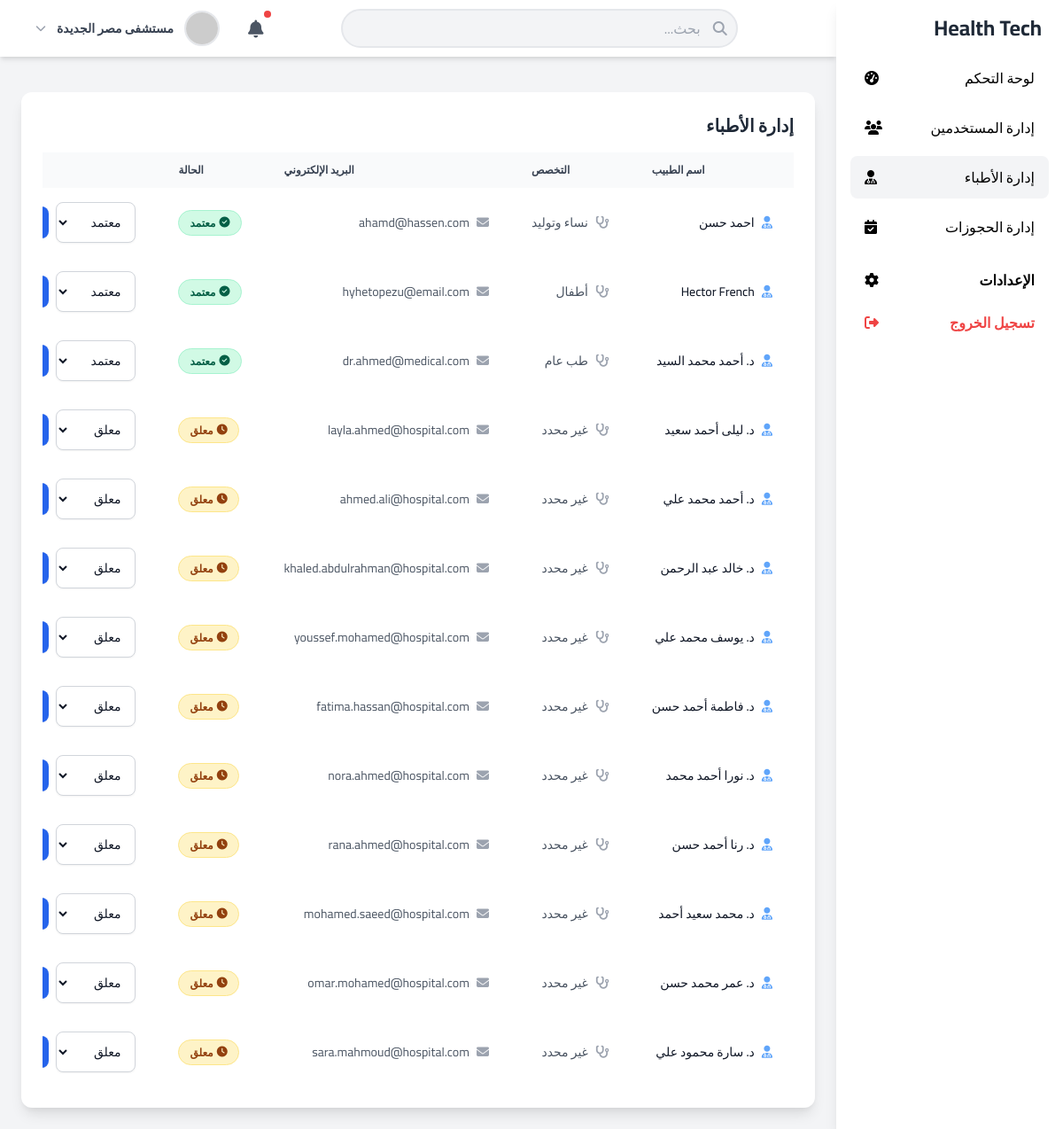
Screenshot of /admin/manage_doctors.php (signed in) with the database file from the repository.
### tables this page shows
CREATE TABLE `doctors` (
  `id` int(11) NOT NULL,
  `full_name` varchar(100) NOT NULL,
  `specialty_id` int(11) DEFAULT NULL,
  `clinic_id` int(11) DEFAULT NULL,
  `hospital_id` int(11) DEFAULT NULL,
  `department_id` int(11) DEFAULT NULL,
  `phone` varchar(20) DEFAULT NULL,
  `email` varchar(100) DEFAULT NULL,
  `experience_years` int(11) DEFAULT NULL,
  `education` text DEFAULT NULL,
  `image` varchar(200) DEFAULT NULL,
  `rating` decimal(3,2) DEFAULT 0.00,
  `is_active` tinyint(1) DEFAULT 1,
  `consultation_fee` decimal(10,2) DEFAULT 0.00,
  `bio` text DEFAULT NULL,
  `created_at` timestamp NOT NULL DEFAULT current_timestamp(),
  `user_id` int(11) NOT NULL,
  `calculated_rating` decimal(3,2) DEFAULT 0.00 COMMENT 'Calculated average rating',
  `total_ratings` int(11) DEFAULT 0 COMMENT 'Total number of ratings'
);

CREATE TABLE `users` (
  `id` int(11) NOT NULL,
  `username` varchar(50) NOT NULL,
  `email` varchar(100) NOT NULL,
  `password` varchar(255) NOT NULL,
  `is_active` tinyint(1) DEFAULT 1,
  `full_name` varchar(100) NOT NULL,
  `name` varchar(100) DEFAULT NULL,
  `phone` varchar(20) DEFAULT NULL,
  `specialty` varchar(100) DEFAULT 'طب عام',
  `oncall_status` enum('available','unavailable') DEFAULT 'available',
  `profile_image` varchar(255) DEFAULT NULL,
  `date_of_birth` date DEFAULT NULL,
  `gender` enum('male','female') NOT NULL,
  `role` enum('patient','doctor','hospital','admin') DEFAULT 'patient',
  `city_id` int(11) DEFAULT NULL,
  `insurance_provider` varchar(100) DEFAULT NULL,
  `insurance_number` varchar(50) DEFAULT NULL,
  `created_at` timestamp NOT NULL DEFAULT current_timestamp(),
  `updated_at` timestamp NOT NULL DEFAULT current_timestamp() ON UPDATE current_timestamp(),
  `user_type` varchar(50) NOT NULL DEFAULT 'user',
  `verification_code` varchar(6) DEFAULT NULL,
  `is_verified` tinyint(1) DEFAULT 0
);

CREATE TABLE `specialties` (
  `id` int(11) NOT NULL,
  `name` varchar(100) NOT NULL,
  `description` text DEFAULT NULL,
  `icon` varchar(100) DEFAULT NULL
);

### includes/functions.php (called while the page is built, shortened)
<?php
function get_all_doctors_with_details($pdo)
{
    $sql = "SELECT
                u.id as user_id,
                u.full_name,
                u.email,
                u.phone,
                u.created_at,
                d.id as doctor_id,
                d.specialty_id,
                s.name as specialization,
                d.is_active,
                d.rating,
                d.consultation_fee,
                CASE
                    WHEN d.id IS NULL THEN 'pending'
                    WHEN d.is_active = 1 THEN 'approved'
                    ELSE 'suspended'
                END as status
            FROM users u
            LEFT JOIN doctors d ON u.id = d.user_id
            LEFT JOIN specialties s ON d.specialty_id = s.id
            WHERE u.user_type = 'doctor' OR u.role = 'doctor'
            ORDER BY d.is_active DESC, u.created_at DESC";
    $stmt = $pdo->prepare($sql);
    $stmt->execute();
    return $stmt->fetchAll(PDO::FETCH_ASSOC);
}

### admin/manage_doctors.php (the view, shortened to what this page needs)
<?php
require_once '../includes/functions.php';
$db = new Database();
$conn = $db->getConnection();
$doctors = get_all_doctors_with_details($conn);
$page_title = "إدارة الأطباء";
?>
<!DOCTYPE html>
<html lang="ar" dir="rtl">
<head>
    <link href="https://cdn.jsdelivr.net/npm/tailwindcss@2.2.19/dist/tailwind.min.css" rel="stylesheet">
    <link rel="stylesheet" href="https://cdnjs.cloudflare.com/ajax/libs/font-awesome/6.4.0/css/all.min.css">
</head>
<body class="bg-gray-100">
<div class="flex h-screen">
    <?php include '../includes/dashboard_sidebar.php'; ?>
    <div class="flex-1 flex flex-col overflow-hidden lg:mr-64">
        <?php include '../includes/dashboard_header.php'; ?>
        <main class="flex-1 overflow-x-hidden overflow-y-auto bg-gray-100 p-6">
            <div class="container mx-auto">
                <div class="bg-white rounded-xl shadow-lg p-6">
                    <h3 class="text-xl font-bold text-gray-800 mb-4"><?php echo $page_title; ?></h3>
                    <div class="overflow-x-auto">
                        <table class="w-full text-sm text-left text-gray-500">
                            <thead class="text-xs text-gray-700 uppercase bg-gray-50">
                                <tr>
                                    <th scope="col" class="px-6 py-3">اسم الطبيب</th>
                                    <th scope="col" class="px-6 py-3">التخصص</th>
                                    <th scope="col" class="px-6 py-3">البريد الإلكتروني</th>
                                    <th scope="col" class="px-6 py-3">الحالة</th>
                                    <th scope="col" class="px-6 py-3">الإجراءات</th>
                                </tr>
                            </thead>
                            <tbody>
                                <?php if (!empty($doctors)):
                                    foreach ($doctors as $doctor):
                                        $status = $doctor['status'] ?? 'pending';
                                        $status_map = [
                                            'approved' => [
                                                'text' => 'معتمد',
                                                'class' => 'text-green-800 bg-green-100 border border-green-200',
                                                'icon' => 'fa-check-circle'
                                            ],
                                            'pending'  => [
                                                'text' => 'معلق',
                                                'class' => 'text-yellow-800 bg-yellow-100 border border-yellow-200',
                                                'icon' => 'fa-clock'
                                            ],
                                            'suspended'=> [
                                                'text' => 'موقوف',
                                                'class' => 'text-red-800 bg-red-100 border border-red-200',
                                                'icon' => 'fa-ban'
                                            ]
                                        ];
                                        $status_info = $status_map[$status] ?? $status_map['pending'];
                                        $status_text = $status_info['text'];
                                        $status_class = $status_info['class'];
                                        $status_icon = $status_info['icon'];
                                ?>
                                        <tr class="bg-white border-b hover:bg-gray-50 transition-colors duration-150">
                                            <td class="px-6 py-4 font-medium text-gray-900 whitespace-nowrap">
                                                <div class="flex items-center">
                                                    <i class="fas fa-user-md text-blue-400 ml-2"></i>
                                                    <span><?php echo htmlspecialchars($doctor['full_name']); ?></span>
                                                </div>
                                            </td>
                                            <td class="px-6 py-4 whitespace-nowrap">
                                                <div class="flex items-center text-gray-600">
                                                    <i class="fas fa-stethoscope text-gray-400 ml-2"></i>
                                                    <span><?php echo htmlspecialchars($doctor['specialization'] ?? 'غير محدد'); ?></span>
                                                </div>
                                            </td>
                                            <td class="px-6 py-4 whitespace-nowrap">
                                                <div class="flex items-center text-gray-600">
                                                    <i class="fas fa-envelope text-gray-400 ml-2"></i>
                                                    <span><?php echo htmlspecialchars($doctor['email']); ?></span>
                                                </div>
                                            </td>
                                            <td class="px-6 py-4">
                                                <span class="px-3 py-1.5 text-xs font-semibold leading-tight rounded-full <?php echo $status_class; ?> inline-flex items-center">
                                                    <i class="fas <?php echo $status_icon; ?> ml-1"></i>
                                                    <?php echo htmlspecialchars($status_text); ?>
                                                </span>
                                            </td>
                                            <td class="px-6 py-4">
                                                <div class="flex items-center space-x-2 space-x-reverse gap-2">
                                                    <form method="POST" action="manage_doctors.php" class="flex items-center gap-2">
                                                        <select name="new_status" class="bg-white border border-gray-300 text-gray-900 text-sm rounded-lg focus:ring-2 focus:ring-blue-500 focus:border-blue-500 px-3 py-2 min-w-[140px] shadow-sm hover:border-gray-400 transition-colors">
                                                            <option value="approved" <?php if (isset($doctor['status']) && $doctor['status'] == 'approved') echo 'selected'; ?>>معتمد</option>
                                                            <option value="pending" <?php if (!isset($doctor['status']) || $doctor['status'] == 'pending') echo 'selected'; ?>>معلق</option>
                                                        </select>
                                                        <button type="submit" name="update_status" class="text-white bg-blue-600 hover:bg-blue-700 focus:ring-4 focus:ring-blue-300 font-medium rounded-lg text-sm px-4 py-2 transition-all duration-200 shadow-sm hover:shadow-md flex items-center gap-1">
                                                        </button>
                                                    </form>
                                                </div>
                                            </td>
                                        </tr>
                                <?php
                                    endforeach;
                                endif; ?>
                            </tbody>
                        </table>
                    </div>
                </div>
            </div>
        </main>
    </div>
</div>
</body>
</html>

### admin/manage_doctors.php (style rules this page uses)
body { font-family: 'Cairo', sans-serif; }
table { border-collapse: separate; border-spacing: 0; }
thead th { position: sticky; top: 0; z-index: 10; }
tbody tr { transition: all 0.2s ease; }

### rows the page displays
doctors: user.full_name "احمد حسن", specialty.name "نساء وتوليد", user.email "ahamd@hassen.com", status_text "معتمد"
doctors: user.full_name "Hector French", specialty.name "أطفال", user.email "hyhetopezu@email.com", status_text "معتمد"
doctors: user.full_name "د. أحمد محمد السيد", specialty.name "طب عام", user.email "dr.ahmed@medical.com", status_text "معتمد"
users: full_name "د. ليلى أحمد سعيد", specialization "غير محدد", email "layla.ahmed@hospital.com", status_text "معلق"
users: full_name "د. أحمد محمد علي", specialization "غير محدد", email "ahmed.ali@hospital.com", status_text "معلق"
users: full_name "د. خالد عبد الرحمن", specialization "غير محدد", email "khaled.abdulrahman@hospital.com", status_text "معلق"
users: full_name "د. يوسف محمد علي", specialization "غير محدد", email "youssef.mohamed@hospital.com", status_text "معلق"
users: full_name "د. فاطمة أحمد حسن", specialization "غير محدد", email "fatima.hassan@hospital.com", status_text "معلق"
users: full_name "د. نورا أحمد محمد", specialization "غير محدد", email "nora.ahmed@hospital.com", status_text "معلق"
users: full_name "د. رنا أحمد حسن", specialization "غير محدد", email "rana.ahmed@hospital.com", status_text "معلق"
users: full_name "د. محمد سعيد أحمد", specialization "غير محدد", email "mohamed.saeed@hospital.com", status_text "معلق"
users: full_name "د. عمر محمد حسن", specialization "غير محدد", email "omar.mohamed@hospital.com", status_text "معلق"
users: full_name "د. سارة محمود علي", specialization "غير محدد", email "sara.mahmoud@hospital.com", status_text "معلق"

### other values shown
$user_name "مستشفى مصر الجديدة"
$page_title "إدارة الأطباء"
